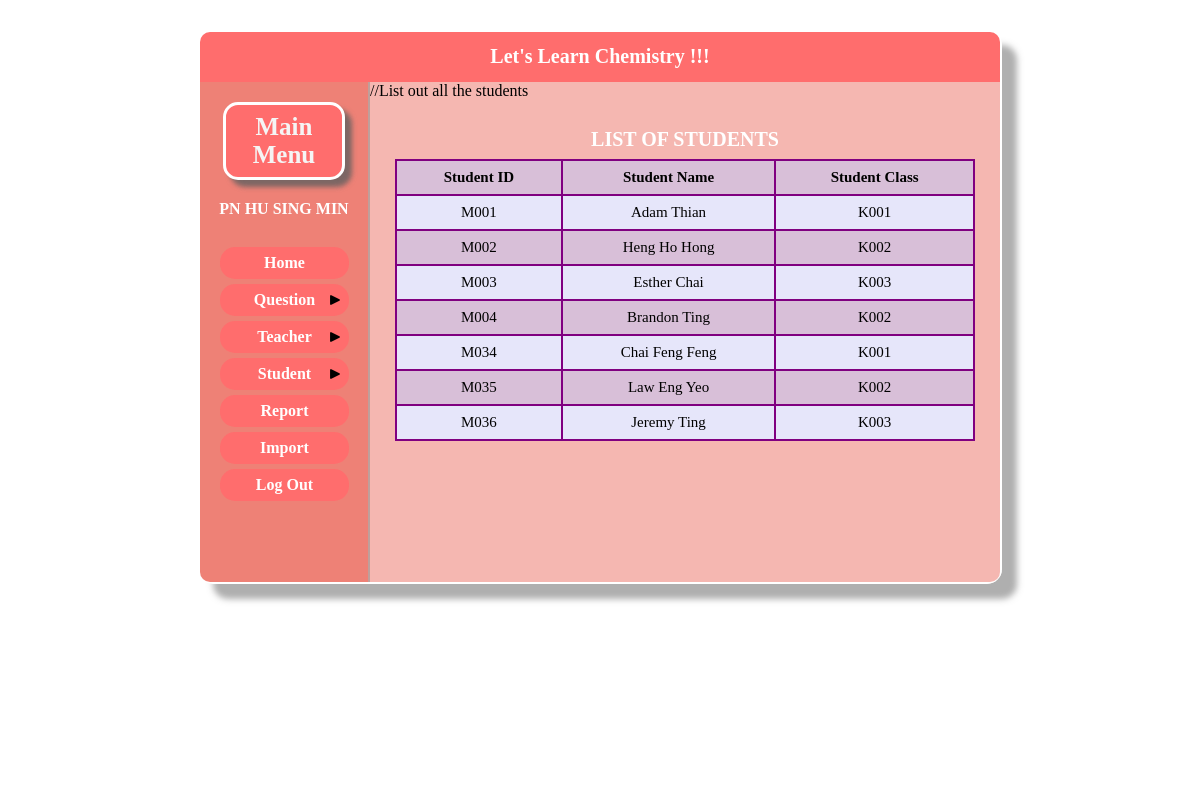
Screenshot of /sourcefile/murid_senarai.php (signed in) with the database file from the repository.
### tables this page shows
CREATE TABLE `murid` (
  `id_murid` varchar(4) NOT NULL,
  `nama_murid` varchar(50) NOT NULL,
  `id_kelas` varchar(4) NOT NULL,
  `password_murid` varchar(20) NOT NULL
);

### sourcefile/murid_senarai.php (the view, shortened to what this page needs)
<?php
	include("header.php");
	include("menu_guru.php");
?>
<link rel="stylesheet" href="senarai.css">
<div class="kandungan">
	<table>
		<caption>LIST OF STUDENTS</caption>
		<tr>
			<th>Student ID</th>
			<th>Student Name</th>
			<th>Student Class</th>
		</tr>
		<?php
			include('sambungan.php');
			$sql = 'select id_murid, nama_murid, id_kelas from murid';
			$result = mysqli_query($sambungan,$sql);
			while($row=mysqli_fetch_array($result)) {
			echo '<tr>
					<td>'.$row["id_murid"].'</td>
					<td>'.$row["nama_murid"].'</td>
					<td>'.$row["id_kelas"].'</td>
				  </tr>';
	    }
	?>
</table>
</div>

### sourcefile/header.php (shortened to what this page needs)
<div class="all">
<div class="header">
	<h1 class="header">Let's Learn Chemistry !!!</h1>
</div>

### sourcefile/menu_guru.php (shortened to what this page needs)
<?php
$nama = $_SESSION['nama'];
?>
<link rel="stylesheet" href="menu.css">
<video id="background-video" src="mainbg.mp4" autoplay loop playsinline muted></video>
<div class="menu">
    <h3 class="menu">Main<br>
                     Menu</h3>
    <h2 class="nama"><?php echo $nama; ?></h2>
    <ul>
        <li><a href="home_guru.php">Home</a></li>
        <li><a class="arrow" href="#">Question</a>
        </li>
        <li><a class="arrow" href="#">Teacher</a>
        </li>
        <li><a class="arrow" href="#">Student</a>
        </li>
        <li><a href="laporan_pilihan.php">Report</a></li>
        <li><a href="import2.php">Import</a></li>
        <li><a href="logout.php">Log Out</a></li>
    </ul>
</div>

### sourcefile/menu.css (style rules this page uses)
a.arrow { background-image: url(play.png); background-repeat: no-repeat; background-position: 107px; }
ul { list-style: none; margin-left: 10px; padding: 0px; position: absolute; display: block; }
ul li { position: relative; display: block; }
ul li a { font-family: cursive; font-size: 16px; font-weight: bold; text-align: center; color: white; width: 115px; padding: 7px; margin-left: 10px; margin-bottom: 5px; border-radius: 15px; background-color: #FF6D6D; display: block; text-decoration: none; }
#background-video { width: 100vw; height: 100vh; object-fit: cover; position: fixed; left: 0; right: 0; top: 0; bottom: 0; z-index: -10; }
div.all { width: 800px; height: 550px; margin: 30px auto; border: 2px solid rgba(255,255,255,0.7); border-radius: 15px; box-shadow: 15px 15px 6px rgba(96, 96, 96, 0.5); z-index: 2; }
h3.menu { font-family: cursive; font-size: 25px; font-weight: bold; text-align: center; color: whitesmoke; width: 100px; padding: 8px; border: 3px solid white; border-radius: 15px; margin: 20px auto; background-color: #FF6D6D; box-shadow: 7px 7px 5px rgba(96, 96, 96, 0.8); }
h2.nama { text-transform: uppercase; font-family: cursive; font-size: 16px; font-weight: bold; text-align: center; color: rgba(255,255,255); }
div.header { width: 800px; height: 50px; border-radius: 10px 10px 0 0; float: left; background-color: #FF6D6D; ; }
div.menu { clear: left; float: left; position: relative; width: 168px; height: 500px; border-right: 2px outset rgba(255,255,255,0.7);; border-radius: 0 0 0 10px; background-color: rgba(231, 76, 60, 0.7); z-index: 4; }
div.kandungan { overflow: auto; float: left; position: relative; border: none; border-radius: 0 0 10px 0; width: 630px; height: 500px; background-color: rgba(231, 76, 60, 0.4); z-index: 3; }

### sourcefile/senarai.css (style rules this page uses)
table { font-family: cursive; font-size: 15px; font-weight: normal; text-align: center; width: 580px; margin : 20 auto; border-collapse: collapse; }
caption { font-size: 20px; font-weight: bold; color: white; padding: 8px; }
td,th { padding: 8px; border: 2px solid purple; }
tr:nth-child(odd) { background-color: thistle; }
tr:nth-child(even) { background-color: lavender; }
th { font-weight: bold; color: black; background-colour: darkviolet; }

### sourcefile/header.php (style rules this page uses)
h1.header { font-family: cursive; font-size: 20px; font-weight: bold; text-align: center; color: white; }

### rows the page displays
murid: id_murid "M001", nama_murid "Adam Thian", id_kelas "K001"
murid: id_murid "M002", nama_murid "Heng Ho Hong", id_kelas "K002"
murid: id_murid "M003", nama_murid "Esther Chai", id_kelas "K003"
murid: id_murid "M004", nama_murid "Brandon Ting", id_kelas "K002"
murid: id_murid "M034", nama_murid "Chai Feng Feng", id_kelas "K001"
murid: id_murid "M035", nama_murid "Law Eng Yeo", id_kelas "K002"
murid: id_murid "M036", nama_murid "Jeremy Ting", id_kelas "K003"

### other values shown
$nama "PN HU SING MIN"
